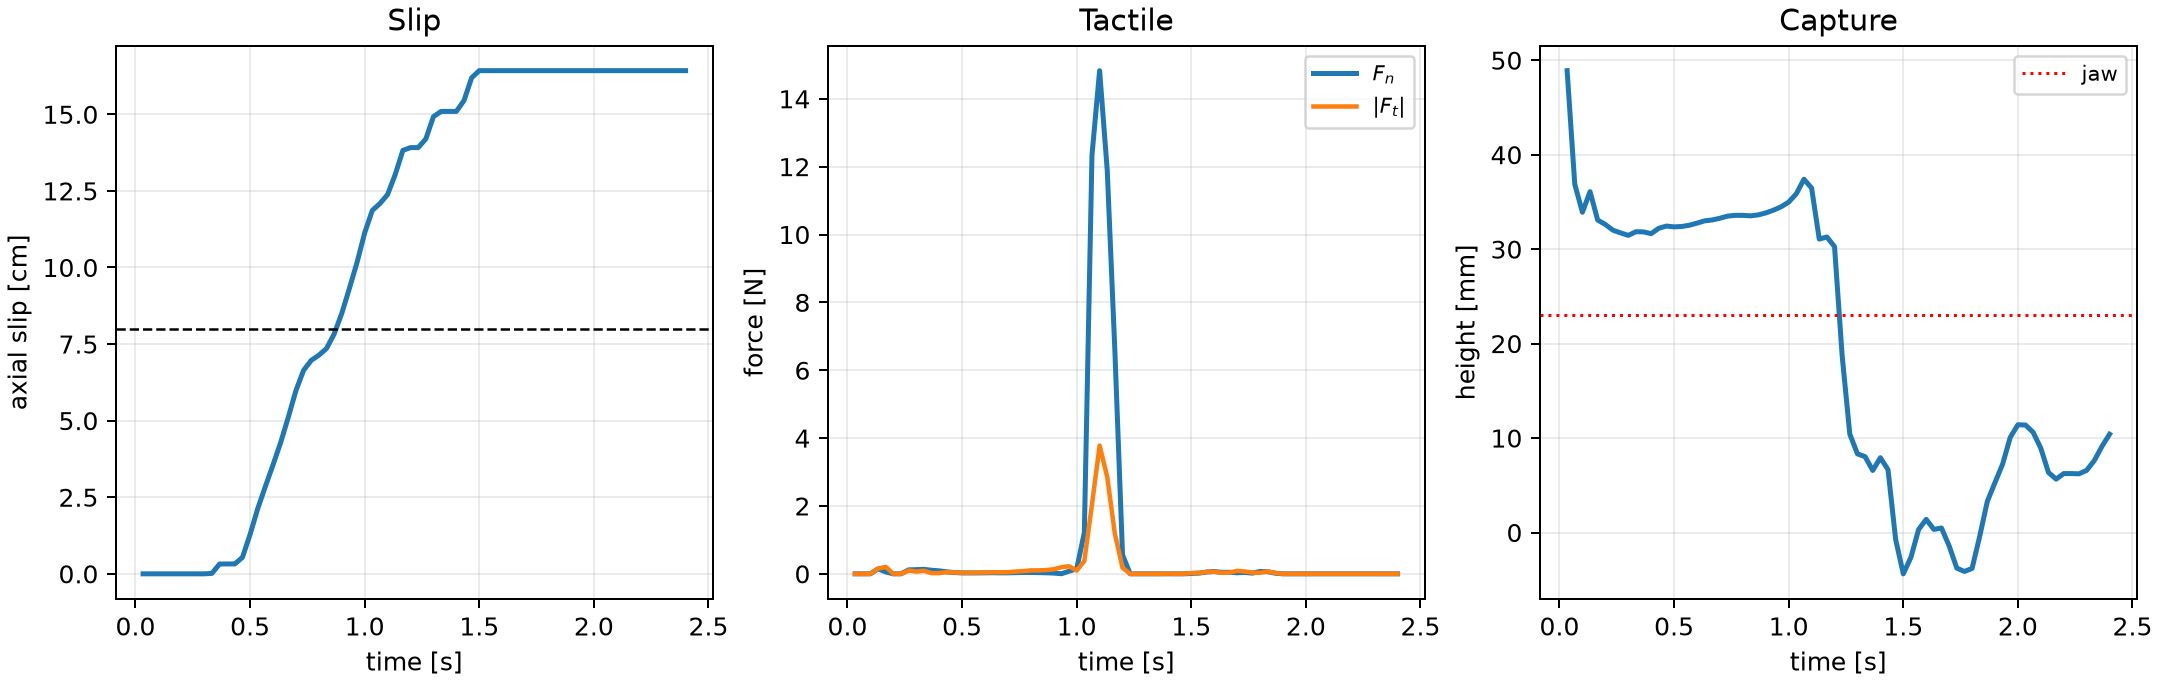

Source code (Python):
"""6-DOF AgileX Piper + 4-finger MIDAS hand with PaXini tactile fingertips routing a slack cable into a C-clip.

Demonstrates:
- Composing Piper 6-DOF arm + MIDAS 4-finger hand (unparked 4-DOF thumb) + PaXini tactile arrays under ``SolverCoupledProxy``.
- Coordinated pinch -> tactile-regulated ``>= 8 cm`` axial slip -> C-clip snap-in -> release across 1..512 worlds.
- Graph-capturable substeps (``FrameGraph``) and masked multi-world ``solver.reset(state, world_mask)``.
"""

import argparse
import io
import urllib.request
import zipfile
from pathlib import Path

import newton
import numpy as np
import warp as wp
from midas_axial import hand_xml
from newton.solvers import SolverMuJoCo
from newton.solvers.experimental.coupled import SolverCoupled, SolverCoupledProxy
from utils import tactile
from utils.common import CACHE, PAD_KH, CableExample, pads

import dismech_newton.coupling  # noqa: F401
from dismech_newton import SolverDiSMech, fix_segment, register_custom_attributes
from dismech_newton.state import masked_copy_kernel

PIPER_COMMIT = "ac41fcbcdda598f01b51cf6175ed9a24d0dacadc"

N_NODES = 41
CABLE_R = 0.005
CABLE_RHO = 1400.0
CABLE_EI = 0.015
CABLE_EA = 120.0
CABLE_X = 0.361
CABLE_Y0 = -0.20
CABLE_Y1 = 0.26
CABLE_Z0 = 0.272
CABLE_Z1 = 0.222
CLIP_POS = (0.361, 0.175, 0.170)

# Piper joint waypoints from Cartesian IK: (start_pregrasp, mid_slide, end_axial_slide, down_into_clip, lift_clear)
ARM_START = np.array([0.0295, 1.4479, -0.9646, -0.1880, 0.2270, -1.3739], dtype=np.float32)
ARM_MID = np.array([0.3659, 1.4776, -1.1251, -0.7056, 0.4954, -0.7113], dtype=np.float32)
ARM_SLIDE = np.array([0.6349, 1.6042, -1.4297, -0.7620, 0.8050, -0.5822], dtype=np.float32)
ARM_PUSH = np.array([0.6350, 1.6118, -1.3068, -0.8619, 0.7151, -0.4446], dtype=np.float32)
ARM_LIFT = np.array([0.6348, 1.6212, -1.6413, -0.6566, 0.9530, -0.7468], dtype=np.float32)

# Unparked 4-DOF thumb opposing index/middle/ring: [roll, side, mcp, dip], finger [pitch, pip]
THUMB_OPEN = np.array([2.15, 0.50, 0.05, 1.35], dtype=np.float32)
THUMB_PINCH = np.array([2.15, 0.3321, -0.3006, 1.3315], dtype=np.float32)
FINGER_OPEN = np.array([-0.55, -0.65], dtype=np.float32)
FINGER_PINCH = np.array([-0.845, -0.910], dtype=np.float32)

# Actuator indices in composed Piper (0..5) + MIDAS (6..18)
ACT_THUMB_MCP = 8
ACT_THUMB_DIP = 9
ACT_INDEX_PITCH = 11
ACT_INDEX_PIP = 12
ACT_MID_PITCH = 14
ACT_MID_PIP = 15
ACT_RING_PITCH = 17
ACT_RING_PIP = 18

CLIP_XML = f"""<mujoco model="c_clip">
  <worldbody>
    <body name="clip_base" pos="{CLIP_POS[0]} {CLIP_POS[1]} {CLIP_POS[2]}">
      <geom name="clip_floor" type="box" size="0.015 0.016 0.002" pos="0 0 0" contype="2" conaffinity="2"/>
      <geom name="clip_wall_l" type="box" size="0.002 0.016 0.012" pos="-0.013 0 0.012" contype="2" conaffinity="2"/>
      <geom name="clip_wall_r" type="box" size="0.002 0.016 0.012" pos="0.013 0 0.012" contype="2" conaffinity="2"/>
      <body name="clip_jaw_l" pos="-0.011 0 0.024">
        <inertial pos="0.004 0 0" mass="0.008" diaginertia="1e-5 1e-5 1e-5"/>
        <joint name="clip_jaw_l_hinge" type="hinge" axis="0 1 0" range="-0.02 0.90" stiffness="0.02" damping="0.003"/>
        <geom name="clip_jaw_l_geom" type="box" size="0.0045 0.015 0.0016" pos="0.0040 0 -0.0018" euler="0 0.30 0"
              contype="2" conaffinity="2"/>
      </body>
      <body name="clip_jaw_r" pos="0.011 0 0.024">
        <inertial pos="-0.004 0 0" mass="0.008" diaginertia="1e-5 1e-5 1e-5"/>
        <joint name="clip_jaw_r_hinge" type="hinge" axis="0 1 0" range="-0.90 0.02" stiffness="0.02" damping="0.003"/>
        <geom name="clip_jaw_r_geom" type="box" size="0.0045 0.015 0.0016" pos="-0.0040 0 -0.0018" euler="0 -0.30 0"
              contype="2" conaffinity="2"/>
      </body>
    </body>
  </worldbody>
</mujoco>"""


def piper_xml() -> Path:
    """Download Piper ROS description if absent and return the arm MJCF path."""
    root = CACHE / f"piper_ros-{PIPER_COMMIT}"
    xml = root / "src" / "piper_description" / "mujoco_model" / "piper_no_gripper_description.xml"
    if xml.exists():
        return xml
    url = f"https://github.com/agilexrobotics/piper_ros/archive/{PIPER_COMMIT}.zip"
    CACHE.mkdir(parents=True, exist_ok=True)
    with zipfile.ZipFile(io.BytesIO(urllib.request.urlopen(url, timeout=60).read())) as zf:
        zf.extractall(CACHE)
    return xml


@wp.kernel
def _tactile_squeeze_kernel(
    world_count: int,
    nu: int,
    q_stride: int,
    sensors_per_world: int,
    act_q: wp.array[int],
    step_idx: wp.array[int],
    schedule: wp.array2d[float],
    cur_total: wp.array[wp.vec3],
    target_force: float,
    gain: float,
    out_targets: wp.array[float],
):
    w = wp.tid()
    if w >= world_count:
        return
    idx = wp.min(step_idx[w], schedule.shape[0] - 1)
    active = schedule[idx, nu]
    base_q = w * q_stride
    for j in range(nu):
        out_targets[base_q + act_q[j]] = schedule[idx, j]
    if active <= 0.0:
        return
    fz_sum = float(0.0)
    base_s = w * sensors_per_world
    for s in range(sensors_per_world):
        fz_sum += wp.abs(cur_total[base_s + s][2])
    delta = wp.clamp(gain * (target_force - fz_sum), -0.06, 0.24)
    # Increase opposing squeeze cleanly across thumb flex (- moves +X) and finger flexion (- moves -X)
    out_targets[base_q + act_q[ACT_THUMB_MCP]] = wp.clamp(schedule[idx, ACT_THUMB_MCP] - 0.8 * delta, -1.57, 1.57)
    out_targets[base_q + act_q[ACT_THUMB_DIP]] = wp.clamp(schedule[idx, ACT_THUMB_DIP] - 0.6 * delta, -1.57, 1.57)
    for k in range(3):
        pitch = 11 + 3 * k
        pip = 12 + 3 * k
        out_targets[base_q + act_q[pitch]] = wp.clamp(schedule[idx, pitch] - 0.5 * delta, -1.8, 0.0)
        out_targets[base_q + act_q[pip]] = wp.clamp(schedule[idx, pip] - 0.6 * delta, -1.45, 0.0)


@wp.kernel
def _inc_step_kernel(step_idx: wp.array[int]):
    w = wp.tid()
    step_idx[w] = step_idx[w] + 1


@wp.kernel
def _reset_step_kernel(mask: wp.array[wp.bool], step_idx: wp.array[int]):
    w = wp.tid()
    if mask[w]:
        step_idx[w] = 0


def _initial_targets() -> np.ndarray:
    u = np.zeros(19, dtype=np.float32)
    u[:6] = ARM_START
    u[6:10] = THUMB_OPEN
    for base in (10, 13, 16):
        u[base] = 0.0
        u[base + 1 : base + 3] = FINGER_OPEN
    return u


def _smooth(s: float) -> float:
    s = float(np.clip(s, 0.0, 1.0))
    return s * s * (3.0 - 2.0 * s)


def _schedule_targets(t: float) -> tuple[np.ndarray, float]:
    """Return nominal (19,) actuator targets and tactile-squeeze gate at simulation time t [s]."""
    u = _initial_targets()
    if t < 0.30:
        a = _smooth(t / 0.30)
        arm = ARM_START
        thumb = (1.0 - a) * THUMB_OPEN + a * THUMB_PINCH
        finger = (1.0 - a) * FINGER_OPEN + a * FINGER_PINCH
        gate = 1.0 if t > 0.15 else 0.0
    elif t < 0.725:
        a = _smooth((t - 0.30) / 0.425)
        arm = (1.0 - a) * ARM_START + a * ARM_MID
        thumb, finger = THUMB_PINCH, FINGER_PINCH
        gate = 1.0
    elif t < 1.15:
        a = _smooth((t - 0.725) / 0.425)
        arm = (1.0 - a) * ARM_MID + a * ARM_SLIDE
        thumb, finger = THUMB_PINCH, FINGER_PINCH
        gate = 1.0
    elif t < 1.70:
        a = _smooth((t - 1.15) / 0.55)
        arm = (1.0 - a) * ARM_SLIDE + a * ARM_PUSH
        thumb, finger = THUMB_PINCH, FINGER_PINCH
        gate = 1.0
    elif t < 1.95:
        a = _smooth((t - 1.70) / 0.25)
        arm = ARM_PUSH
        thumb = (1.0 - a) * THUMB_PINCH + a * THUMB_OPEN
        finger = (1.0 - a) * FINGER_PINCH + a * FINGER_OPEN
        gate = 0.0
    else:
        a = _smooth((t - 1.95) / 0.45)
        arm = (1.0 - a) * ARM_PUSH + a * ARM_LIFT
        thumb, finger = THUMB_OPEN, FINGER_OPEN
        gate = 0.0
    u[:6] = arm
    u[6:10] = thumb
    for base in (10, 13, 16):
        u[base + 1 : base + 3] = finger
    return u, gate


def _cable_points(seed: int = 0) -> np.ndarray:
    """Slack anchored cable curve aligned cleanly between the pre-grasp pads and passing above the C-clip."""
    s = np.linspace(0.0, 1.0, N_NODES)
    y = (1.0 - s) * CABLE_Y0 + s * CABLE_Y1
    # Natural resting sag matching gravity equilibrium at grasp (z~0.237) and passing above C-clip (z~0.224)
    z = (1.0 - s) * CABLE_Z0 + s * CABLE_Z1 - 0.012 * np.sin(np.pi * s)
    jitter = np.random.default_rng(seed).normal(0.0, 0.0004) if seed else 0.0
    x = np.full(N_NODES, CABLE_X + jitter)
    return np.column_stack([x, y, z]).astype(np.float32)


def _set_initial_joints(builder: newton.ModelBuilder, clip_start_q: int, finger_start_q: int) -> None:
    """Place Piper + MIDAS at pre-grasp open pose in prototype coordinates."""
    builder.joint_q[:6] = ARM_START.tolist()
    builder.joint_q[6:10] = THUMB_OPEN.tolist()
    # index, middle, ring: each has [abad, pitch, pip, dip, linkage]
    for k in range(3):
        b = finger_start_q + 5 * k
        builder.joint_q[b : b + 3] = [0.0, float(FINGER_OPEN[0]), float(FINGER_OPEN[1])]
    builder.joint_q[clip_start_q : clip_start_q + 2] = [0.0, 0.0]


class Example(CableExample):
    """6-DOF Piper arm + 4-finger MIDAS hand + PaXini tactile C-clip cable routing."""

    fps = 30
    substeps = 20
    default_frames = 72
    plot_every = 20

    def __init__(self, viewer, args=None):
        self.world_count = max(1, int(getattr(args, "worlds", getattr(args, "world_count", 1)) if args else 1))
        self.seed = int(getattr(args, "seed", 0) if args is not None else 0)
        self.mu = float(getattr(args, "mu", 0.35) if args is not None else 0.35)

        proto = newton.ModelBuilder()
        register_custom_attributes(proto)
        proto.add_mjcf(str(piper_xml()), collapse_fixed_joints=False, parse_mujoco_options=False,
                       enable_self_collisions=False)
        link6 = next(i for i, n in enumerate(proto.body_label) if n.endswith("/link6"))
        q_hand = wp.quat_from_axis_angle(wp.vec3(1.0, 0.0, 0.0), float(np.pi / 2))
        proto.add_mjcf(str(hand_xml()), parent_body=link6, xform=wp.transform(wp.vec3(0.0, 0.0, 0.01), q_hand),
                       parse_mujoco_options=False, enable_self_collisions=False)
        sensors = tactile.mount(proto)
        robot_bodies = proto.body_count
        proto.custom_attributes["mujoco:gravcomp"].values = dict.fromkeys(range(robot_bodies), 1.0)

        clip_q = len(proto.joint_q)
        proto.add_mjcf(CLIP_XML, parse_mujoco_options=False, enable_self_collisions=False)
        _set_initial_joints(proto, clip_q, finger_start_q=10)

        pts = _cable_points(self.seed)
        cfg = newton.ModelBuilder.ShapeConfig(density=CABLE_RHO, mu=self.mu)
        bodies, _ = SolverDiSMech.add_rod(
            proto,
            rod=newton.Rod(pts, radius=CABLE_R),
            cfg=cfg,
            stretch_stiffness=CABLE_EA,
            stretch_damping=0.05,
            bend_stiffness=CABLE_EI,
            bend_damping=1.0e-4,
            twist_stiffness=CABLE_EI,
            twist_damping=1.0e-4,
            collide=True,
        )
        # Anchor both ends with slight slack in the span
        for b_idx in (bodies[0], bodies[-1]):
            fix_segment(proto, body=b_idx)
        world = newton.ModelBuilder()
        register_custom_attributes(world)
        for _ in range(self.world_count):
            world.add_world(proto)
        model = world.finalize()
        model.shape_material_mu.fill_(self.mu)
        pads(model, [b for b, n in enumerate(model.body_label) if "_dip" in n], kh=PAD_KH)

        # Rigid MuJoCo domain: Piper + MIDAS + C-clip; Soft domain: DER rod + proxy links
        capsules = sorted({int(b) for b in model.dismech.edge_body.numpy() if b >= 0})
        rigid = [b for b in range(model.body_count) if b not in capsules]
        child = model.joint_child.numpy()
        rigid_joints = [j for j in range(model.joint_count) if child[j] in rigid]
        proxy_bodies = [b for b in rigid if any(k in model.body_label[b] for k in ("_dip", "clip_jaw"))]

        def mujoco(view):
            return SolverMuJoCo(
                view,
                solver="newton",
                integrator="implicitfast",
                cone="elliptic",
                iterations=100,
                ls_iterations=20,
                use_mujoco_contacts=False,
                njmax=256,
                nconmax=64,
            )

        solver = SolverCoupledProxy(
            model,
            entries=[
                SolverCoupled.Entry(name="mjc", solver=mujoco, bodies=rigid, joints=rigid_joints),
                SolverCoupled.Entry(
                    name="soft",
                    solver=SolverDiSMech,
                    particles=list(range(model.particle_count)),
                    bodies=capsules,
                    joints=[j for j in range(model.joint_count) if j not in rigid_joints],
                ),
            ],
            coupling=SolverCoupledProxy.Config(
                proxies=[SolverCoupledProxy.Proxy(source="mjc", destination="soft", bodies=proxy_bodies)]
            ),
        )
        self.soft = solver.solver("soft")
        self.mjc = solver.solver("mjc")
        self.tact = tactile.Tactile(model, self.soft, sensors)
        self.tact.hook()

        self.control = model.control()
        self.contacts = newton.Contacts(0, 0, device=model.device)
        self.nu = self.mjc.mj_model.nu
        self.q_stride = len(self.control.joint_target_q) // self.world_count
        act_names = (
            [f"joint{i}" for i in range(1, 7)]
            + ["thumb_cmc_roll_joint", "thumb_cmc_side_joint", "thumb_mcp_joint", "thumb_dip_joint"]
            + [
                f"{f}{j}"
                for f in ("index", "middle", "ring")
                for j in ("_mcp_abad_joint", "_mcp_pitch_joint", "_pip_joint")
            ]
        )
        p_labels = [n.split("/")[-1] for n in proto.joint_label]
        self._act_q = wp.array(
            [int(proto.joint_q_start[p_labels.index(name)]) for name in act_names],
            dtype=int,
            device=model.device,
        )
        frames = getattr(args, "frames", getattr(args, "num_frames", self.default_frames)) if args else self.default_frames
        total_steps = max(self.default_frames, int(frames)) * self.substeps
        sim_dt = 1.0 / (self.fps * self.substeps)
        sched = np.zeros((total_steps, self.nu + 1), dtype=np.float32)
        for k in range(total_steps):
            u, g = _schedule_targets((k + 1) * sim_dt)
            sched[k, : self.nu] = u
            sched[k, self.nu] = g
        self._schedule_wp = wp.array(sched, dtype=float, device=model.device)
        self._step_idx = wp.zeros(self.world_count, dtype=int, device=model.device)
        self.drives = [self._drive_step]

        self.start(viewer, model, solver)
        newton.eval_fk(model, model.joint_q, model.joint_qd, self.state_0)
        newton.eval_fk(model, model.joint_q, model.joint_qd, self.state_1)
        dev = model.device
        self._init_state = {
            name: wp.clone(getattr(self.state_0, name))
            for name in ("particle_q", "particle_qd", "particle_f", "body_q", "body_qd", "body_f", "joint_q", "joint_qd")
            if getattr(self.state_0, name) is not None
        }
        self._jq_world = wp.array(
            np.repeat(np.arange(self.world_count, dtype=np.int32), self.state_0.joint_q.shape[0] // self.world_count),
            dtype=wp.int32,
            device=dev,
        )
        self._jqd_world = wp.array(
            np.repeat(np.arange(self.world_count, dtype=np.int32), self.state_0.joint_qd.shape[0] // self.world_count),
            dtype=wp.int32,
            device=dev,
        )
        self._tact_world = wp.array(
            np.repeat(np.arange(self.world_count, dtype=np.int32), self.tact.sensors_per_world),
            dtype=wp.int32,
            device=dev,
        )
        self._tact_zero = wp.zeros_like(self.tact.cur_total)

        # Indices on world 0 (and per-world strides) for diagnostics and axial slip tracking
        self.nodes_per_world = N_NODES
        self.grasp_node = int(np.argmin(np.abs(pts[:, 1] - 0.01)))
        self.clip_node = int(np.argmin(np.abs(pts[:, 1] - CLIP_POS[1])))
        self.mid_pad_body = next(i for i, n in enumerate(model.body_label) if n.endswith("/middle_dip_link"))
        self.clip_jaw_q_offset = clip_q

        self.balance = 0.0
        self.history: list[tuple[float, float, float, float, float]] = []
        self._slip_anchor_y: np.ndarray | None = None
        self.max_slip = np.zeros(self.world_count, dtype=np.float64)

    def _drive_step(self, _state, _frac: float) -> None:
        wp.launch(
            _tactile_squeeze_kernel,
            dim=self.world_count,
            inputs=[
                self.world_count,
                self.nu,
                self.q_stride,
                self.tact.sensors_per_world,
                self._act_q,
                self._step_idx,
                self._schedule_wp,
                self.tact.cur_total,
                2.5,
                0.035,
            ],
            outputs=[self.control.joint_target_q],
            device=self.model.device,
        )

    def simulate(self) -> None:
        for k in range(self.substeps):
            for drive in self.drives:
                drive(self.state_0, (k + 1) / self.substeps)
            self.solver.step(self.state_0, self.state_1, self.control, self.contacts, self.sim_dt)
            self.state_0, self.state_1 = self.state_1, self.state_0
            self.post_substep()

    def post_substep(self) -> None:
        self.tact.commit(self.sim_dt)
        wp.launch(_inc_step_kernel, dim=self.world_count, inputs=[self._step_idx], device=self.model.device)

    def step(self) -> None:
        self.graph()
        self.sim_time += self.frame_dt
        self.frame += 1
        self.tact.sample()
        self._record_metrics()

    def _record_metrics(self) -> None:
        raw = self.tact.force.numpy().reshape(self.world_count, -1, 3)
        frames = self.tact.frame.numpy()
        back = np.einsum("tji,wtj->wti", frames, raw * [1.0, 1.0, -1.0])
        starts = self.tact.start
        sums = np.array(
            [
                back[w, int(a) : int(b)].sum(axis=0)
                for w in range(self.world_count)
                for a, b in zip(starts[:-1], starts[1:])
            ]
        )
        total = self.tact.total.numpy()
        self.balance = max(self.balance, float(np.abs(sums - total).max()))

        # Relative axial slip between middle fingertip pad and grabbed cable node
        pq = self.state_0.particle_q.numpy()
        bq = self.state_0.body_q.numpy()
        b_stride = self.model.body_count // self.world_count
        for w in range(self.world_count):
            pad_y = float(bq[w * b_stride + self.mid_pad_body, 1])
            node_y = float(pq[w * self.nodes_per_world + self.grasp_node, 1])
            rel_y = pad_y - node_y
            if self._slip_anchor_y is None and self.sim_time >= 0.28:
                self._slip_anchor_y = np.array(
                    [
                        float(bq[k * b_stride + self.mid_pad_body, 1])
                        - float(pq[k * self.nodes_per_world + self.grasp_node, 1])
                        for k in range(self.world_count)
                    ]
                )
            if self._slip_anchor_y is not None:
                self.max_slip[w] = max(self.max_slip[w], abs(rel_y - float(self._slip_anchor_y[w])))

        clip_z = float(pq[self.clip_node, 2])
        fz = float(np.abs(total[: self.tact.sensors_per_world, 2]).sum())
        ft = float(np.hypot(total[: self.tact.sensors_per_world, 0], total[: self.tact.sensors_per_world, 1]).sum())
        self.history.append((self.sim_time, float(self.max_slip.mean()), fz, ft, clip_z))

    def reset_worlds(self, mask: list[bool] | np.ndarray) -> None:
        """Graph-friendly masked reset preserving untouched worlds."""
        dev = self.model.device
        m_arr = wp.array(list(mask) + [False], dtype=wp.bool, device=dev)
        init = self._init_state
        pairs = [
            (self.model.particle_world, init["particle_q"], self.state_0.particle_q),
            (self.model.particle_world, init["particle_qd"], self.state_0.particle_qd),
            (self.model.body_world, init["body_q"], self.state_0.body_q),
            (self.model.body_world, init["body_qd"], self.state_0.body_qd),
            (self._jq_world, init["joint_q"], self.state_0.joint_q),
            (self._jqd_world, init["joint_qd"], self.state_0.joint_qd),
            (self._tact_world, self._tact_zero, self.tact.cur_total),
        ]
        if self.state_0.particle_f is not None:
            pairs.append((self.model.particle_world, init["particle_f"], self.state_0.particle_f))
        if self.state_0.body_f is not None:
            pairs.append((self.model.body_world, init["body_f"], self.state_0.body_f))
        for world_ids, src, dst in pairs:
            wp.launch(masked_copy_kernel, dim=src.shape[0], inputs=[0, world_ids, m_arr, src, dst], device=dev)
        self.solver.reset(self.state_0, world_mask=m_arr)
        self.state_1.assign(self.state_0)
        wp.launch(_reset_step_kernel, dim=self.world_count, inputs=[m_arr, self._step_idx], device=dev)

    def test_final(self) -> None:
        assert self.balance < 1.0e-4, f"|sum(F_taxel) - F_sensor| = {self.balance:.2e} >= 1e-4 N"
        pq = self.state_0.particle_q.numpy()
        assert np.all(np.isfinite(pq)), "non-finite cable positions"
        min_slip = float(self.max_slip.min())
        assert min_slip >= 0.08, f"axial slip {min_slip * 100:.2f} cm < 8.0 cm"
        # Verify cable captured inside C-clip pocket across every world (nearest node to clip y)
        for w in range(self.world_count):
            pw = pq[w * self.nodes_per_world : (w + 1) * self.nodes_per_world]
            c = pw[int(np.argmin(np.abs(pw[:, 1] - CLIP_POS[1])))]
            dx = abs(float(c[0]) - CLIP_POS[0])
            dz = float(c[2]) - CLIP_POS[2]
            assert dx < 0.011, f"world {w} missed clip x-pocket: |dx|={dx * 1000:.1f} mm"
            assert 0.0 <= dz < 0.023, f"world {w} not captured in clip z-pocket: dz={dz * 1000:.1f} mm (z={c[2]:.4f})"

    def log_plot(self, path: str | Path) -> None:
        import matplotlib  # noqa: PLC0415

        matplotlib.use("Agg")
        import matplotlib.pyplot as plt  # noqa: PLC0415

        arr = np.array(self.history)
        fig, axes = plt.subplots(1, 3, figsize=(12.0, 3.8), constrained_layout=True)
        axes[0].plot(arr[:, 0], arr[:, 1] * 100.0, lw=2.0)
        axes[0].axhline(8.0, color="k", ls="--", lw=1.0)
        axes[0].set(xlabel="time [s]", ylabel="axial slip [cm]", title="Slip")
        axes[0].grid(alpha=0.25)

        axes[1].plot(arr[:, 0], arr[:, 2], lw=2.0, label=r"$F_n$")
        axes[1].plot(arr[:, 0], arr[:, 3], lw=1.8, label=r"$|F_t|$")
        axes[1].set(xlabel="time [s]", ylabel="force [N]", title="Tactile")
        axes[1].legend(loc="best", fontsize=8.5)
        axes[1].grid(alpha=0.25)

        axes[2].plot(arr[:, 0], (arr[:, 4] - CLIP_POS[2]) * 1000.0, lw=2.0)
        axes[2].axhline(23.0, color="r", ls=":", lw=1.2, label="jaw")
        axes[2].set(xlabel="time [s]", ylabel="height [mm]", title="Capture")
        axes[2].legend(loc="best", fontsize=8.5)
        axes[2].grid(alpha=0.25)

        fig.savefig(path, dpi=180)
        print(f"saved plot to {path}")


def _run_seeds(seeds: int, frames: int) -> None:
    viewer = newton.viewer.ViewerNull(num_frames=frames)
    slips, c_zs = [], []
    for seed in range(seeds):
        ex = Example(viewer, argparse.Namespace(worlds=1, seed=seed))
        for _ in range(frames):
            ex.step()
        pq = ex.state_0.particle_q.numpy()
        slips.append(float(ex.max_slip[0]) * 100.0)
        c_zs.append((float(pq[ex.clip_node, 2]) - CLIP_POS[2]) * 1000.0)
        ex.test_final()
    print(f"Seeds={seeds} passed: slip={np.median(slips):.2f} cm [{min(slips):.2f}, {max(slips):.2f}], "
          f"clip_dz={np.median(c_zs):.2f} mm [{min(c_zs):.2f}, {max(c_zs):.2f}]")


if __name__ == "__main__":
    parser = argparse.ArgumentParser(description=__doc__)
    parser.add_argument("--worlds", type=int, default=1)
    parser.add_argument("--frames", type=int, default=Example.default_frames)
    parser.add_argument("--seeds", type=int, default=1)
    parser.add_argument("--test", action="store_true")
    parser.add_argument("--plot", action="store_true")
    args = parser.parse_args()

    wp.init()
    if args.seeds > 1:
        _run_seeds(args.seeds, args.frames)
    else:
        viewer = newton.viewer.ViewerNull(num_frames=args.frames)
        ex = Example(viewer, args)
        for _ in range(args.frames):
            ex.step()
        if args.plot:
            ex.log_plot(Path(__file__).with_suffix(".png"))
        if args.test or (not args.plot and args.frames >= Example.default_frames):
            ex.test_final()
            print(f"A3 single/batched check passed (worlds={args.worlds}, min_slip={ex.max_slip.min()*100:.2f} cm, "
                  f"balance={ex.balance:.2e} N)")
